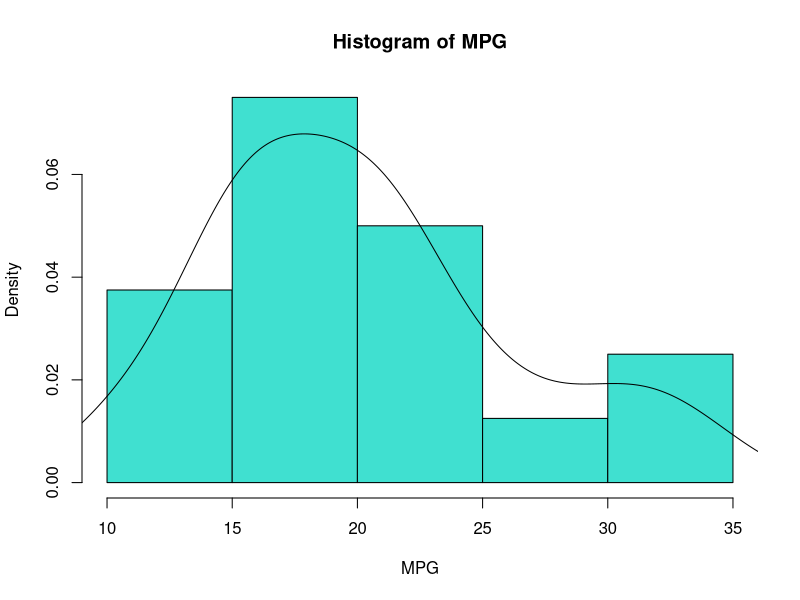
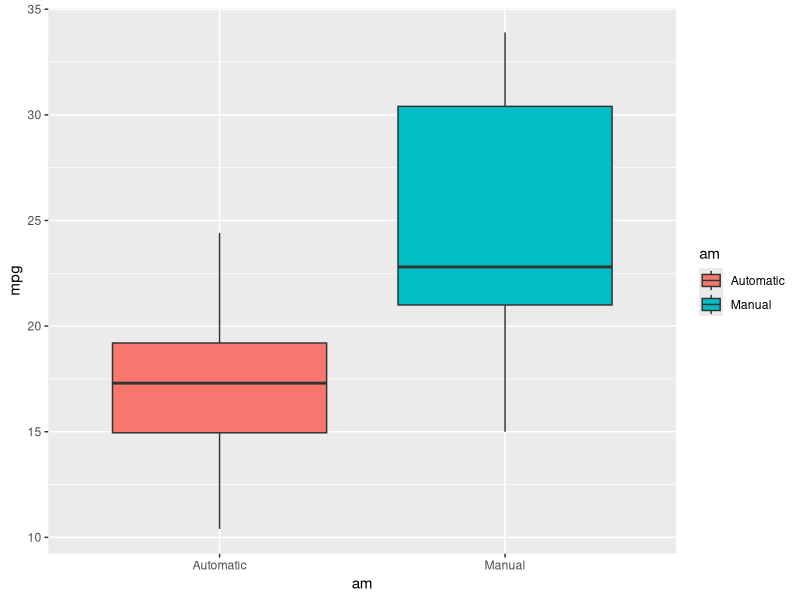
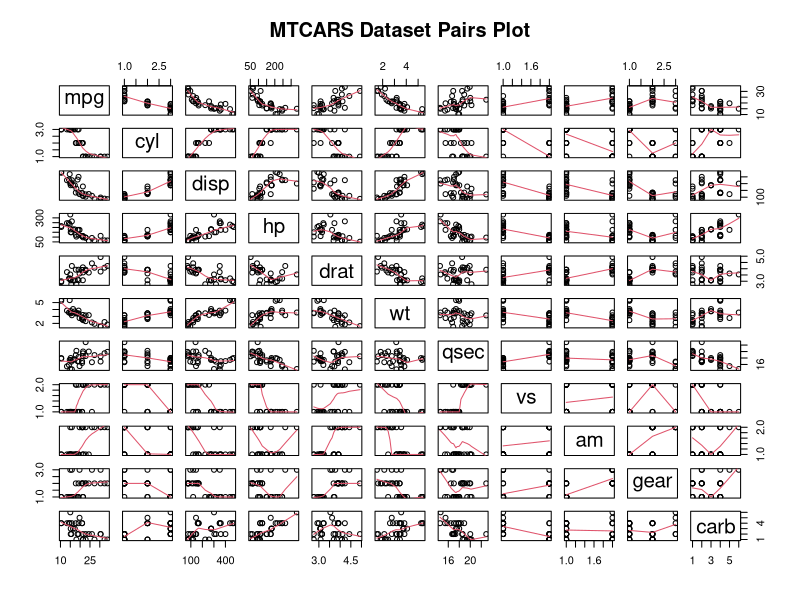
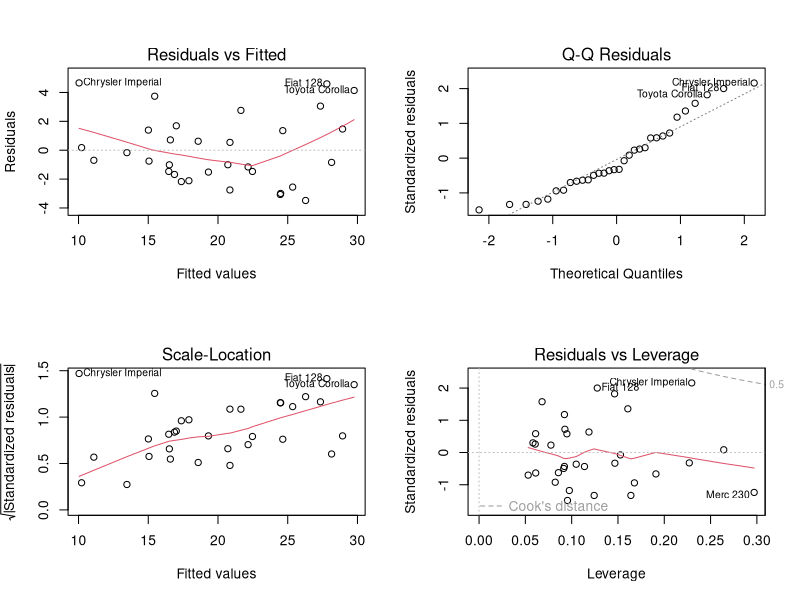

Source code (R) for these figures, in order:
## ---- chunk 1
data(mtcars)
mtcars$am <- as.factor(mtcars$am)
levels(mtcars$am) <- c("Automatic", "Manual")
mtcars$cyl <- factor(mtcars$cyl)
mtcars$vs <- factor(mtcars$vs)
mtcars$gear <- factor(mtcars$gear)
mtcars$carb <- factor(mtcars$carb)
## ---- chunk 2
base_model <- lm(mpg ~ am, mtcars)
base_model$coef 
## ---- chunk 3
Amean <- round(base_model$coef[1], 1)
Mmean <- round(base_model$coef[2], 1) + Amean
## ---- chunk 4
#All Variables included
all_model <- lm(mpg ~ am +cyl + disp + hp + drat + wt + qsec + vs + gear + carb, mtcars)
summary(all_model)

#Remove gear and carb
model3 <- update(all_model, .~.-gear-carb)
summary(model3)

#Remove disp, drat, VS
model4 <- update(model3, .~.-disp-drat-vs)
summary(model4)

#Remove hp
model5 <- update(model4, .~.-cyl)
summary(model5)

#Remove cyl
model6 <- update(model5, .~.-hp)
summary(model6)

model7 <- update(model6, .~.-qsec)
summary(model7)
final_test <- anova(all_model, model3, model4, model5, model6, model7)

## ---- chunk 5
summary(model6)$coef
## ---- chunk 6
dfb <- dfbetas(model6)
dfb[which(abs(dfb)>1)]
## ---- chunk 7
mtcars[mtcars$wt>5, c("mpg","wt","qsec", "am")]
## ---- chunk 8
hist(mtcars$mpg, prob=TRUE, xlab= "MPG", main= "Histogram of MPG", col="turquoise")
lines(density(mtcars$mpg))
## ---- chunk 9
library(ggplot2)
g <- ggplot(mtcars, aes(am ,mpg))
g <- g + geom_boxplot(aes(fill=am)) 
g
## ---- chunk 10
pairs(mtcars, main="MTCARS Dataset Pairs Plot", panel=panel.smooth)
## ---- chunk 11
par(mfrow = c(2, 2))
plot(model6)
## ---- chunk 12
final_test
